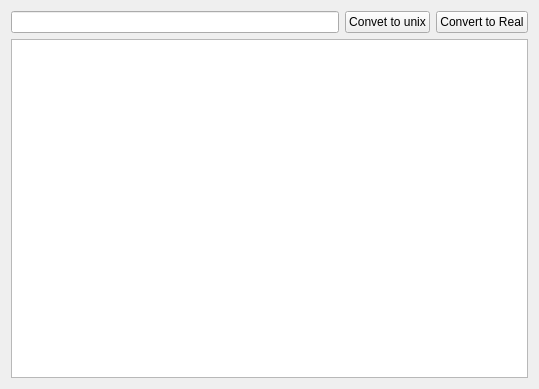
<?xml version="1.0" encoding="UTF-8"?>
<ui version="4.0">
 <class>MainWindow</class>
 <widget class="QMainWindow" name="MainWindow">
  <property name="geometry">
   <rect>
    <x>0</x>
    <y>0</y>
    <width>539</width>
    <height>389</height>
   </rect>
  </property>
  <property name="windowTitle">
   <string>MainWindow</string>
  </property>
  <widget class="QWidget" name="centralWidget">
   <layout class="QGridLayout" name="gridLayout">
    <item row="0" column="0">
     <layout class="QVBoxLayout" name="verticalLayout">
      <item>
       <layout class="QHBoxLayout" name="horizontalLayout">
        <item>
         <widget class="QLineEdit" name="Txt_Input_Data"/>
        </item>
        <item>
         <widget class="QPushButton" name="Btn_Convert_To_Unix">
          <property name="text">
           <string>Convet to unix</string>
          </property>
         </widget>
        </item>
        <item>
         <widget class="QPushButton" name="Btn_Convert_To_Real">
          <property name="text">
           <string>Convert to Real</string>
          </property>
         </widget>
        </item>
       </layout>
      </item>
      <item>
       <layout class="QHBoxLayout" name="horizontalLayout_2">
        <item>
         <widget class="QTextEdit" name="Txt_Output_data">
          <property name="readOnly">
           <bool>true</bool>
          </property>
         </widget>
        </item>
       </layout>
      </item>
     </layout>
    </item>
   </layout>
  </widget>
 </widget>
 <layoutdefault spacing="6" margin="11"/>
 <resources/>
 <connections/>
</ui>
